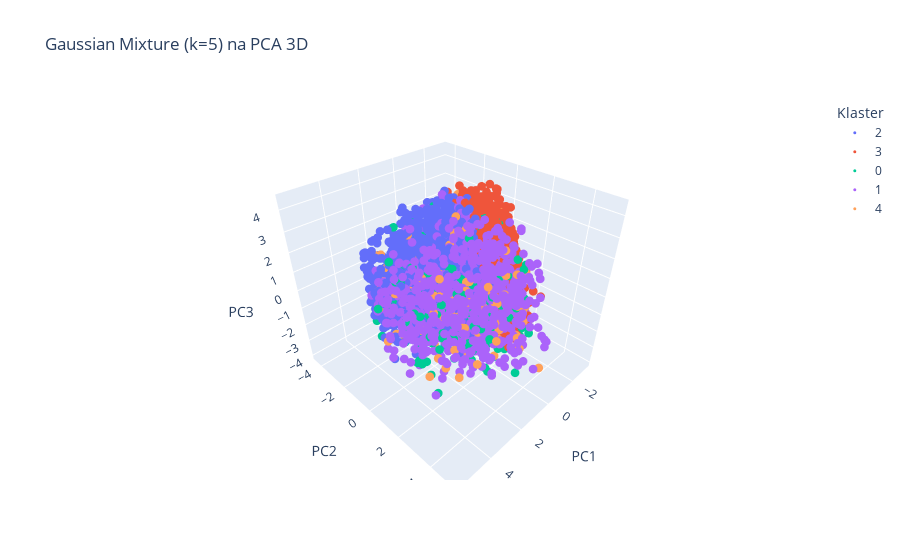

Notebook code cell kept with this figure:
### Markdown cell above
### Gaussian Mixture Model (GMM)

### Code cell
from sklearn.mixture import GaussianMixture

gmm = GaussianMixture(n_components=5, random_state=42)
y_gmm = gmm.fit_predict(X_pca)

plot_clusters_3d(X_pca, y_gmm, 'Gaussian Mixture (k=5) na PCA 3D')
featire_importance = plot_feature_importance(df_scaled, y_gmm)
append_results('Gaussian Mixture (k=5)', X_pca, y_gmm)

### Figure 1 — Plotly figure (JSON) as saved in the notebook; plotly's stock layout.template omitted (floating-point values rounded to 4 significant figures; data arrays with more than 128 entries replaced by an {"elided": "..."} marker saying what was removed)
{"data": [{"hovertemplate": "Klaster=2<br>PC1=%{x}<br>PC2=%{y}<br>PC3=%{z}<extra></extra>", "legendgroup": "2", "marker": {"color": "#636efa", "size": 3, "symbol": "circle"}, "mode": "markers", "name": "2", "scene": "scene", "showlegend": true, "type": "scatter3d", "x": {"elided": "3514 float values"}, "y": {"elided": "3514 float values"}, "z": {"elided": "3514 float values"}}, {"hovertemplate": "Klaster=3<br>PC1=%{x}<br>PC2=%{y}<br>PC3=%{z}<extra></extra>", "legendgroup": "3", "marker": {"color": "#EF553B", "size": 3, "symbol": "circle"}, "mode": "markers", "name": "3", "scene": "scene", "showlegend": true, "type": "scatter3d", "x": {"elided": "3747 float values"}, "y": {"elided": "3747 float values"}, "z": {"elided": "3747 float values"}}, {"hovertemplate": "Klaster=0<br>PC1=%{x}<br>PC2=%{y}<br>PC3=%{z}<extra></extra>", "legendgroup": "0", "marker": {"color": "#00cc96", "size": 3, "symbol": "circle"}, "mode": "markers", "name": "0", "scene": "scene", "showlegend": true, "type": "scatter3d", "x": {"elided": "749 float values"}, "y": {"elided": "749 float values"}, "z": {"elided": "749 float values"}}, {"hovertemplate": "Klaster=1<br>PC1=%{x}<br>PC2=%{y}<br>PC3=%{z}<extra></extra>", "legendgroup": "1", "marker": {"color": "#ab63fa", "size": 3, "symbol": "circle"}, "mode": "markers", "name": "1", "scene": "scene", "showlegend": true, "type": "scatter3d", "x": {"elided": "1369 float values"}, "y": {"elided": "1369 float values"}, "z": {"elided": "1369 float values"}}, {"hovertemplate": "Klaster=4<br>PC1=%{x}<br>PC2=%{y}<br>PC3=%{z}<extra></extra>", "legendgroup": "4", "marker": {"color": "#FFA15A", "size": 3, "symbol": "circle"}, "mode": "markers", "name": "4", "scene": "scene", "showlegend": true, "type": "scatter3d", "x": {"elided": "748 float values"}, "y": {"elided": "748 float values"}, "z": {"elided": "748 float values"}}], "layout": {"legend": {"title": {"text": "Klaster"}, "tracegroupgap": 0}, "scene": {"domain": {"x": [0, 1], "y": [0, 1]}, "xaxis": {"title": {"text": "PC1"}}, "yaxis": {"title": {"text": "PC2"}}, "zaxis": {"title": {"text": "PC3"}}}, "title": {"text": "Gaussian Mixture (k=5) na PCA 3D"}}}
